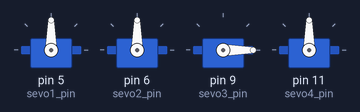
Bench run of a sketch on a simulated Arduino Uno, built with avr-gcc and run on an emulated ATmega328P. On the bench: 4 × servo.

Above: at 0.05 s.
At 5.1 s:
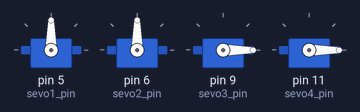
At 5.2 s:
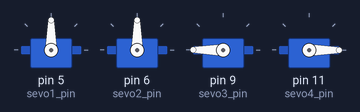
At 10.2 s:
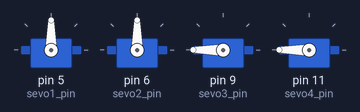
Timing chart, 0 to 13.3 s (numbered marks = the images above):
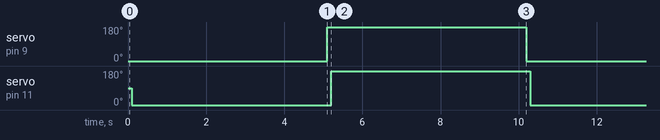

Measured:
- by itself, servo on pin 9 (sevo3_pin), servo on pin 11 (sevo4_pin): alternates 180° for 5.1 s and 0° for 5.1 s

The sketch:

serov_4.ino
```cpp
#include "Servo.h"

/* 每個舵機類別(class)宣告 */
Servo servo1;
Servo servo2;
Servo servo3;
Servo servo4;

/* 各伺服舵機腳位 */
#define sevo1_pin 5
#define sevo2_pin 6
#define sevo3_pin 9
#define sevo4_pin 11

void setup()
{
   servo1.attach(sevo1_pin); //初始化舵機1腳位為D5
   servo2.attach(sevo2_pin); //初始化舵機2腳位為D6
   servo3.attach(sevo3_pin); //初始化舵機3腳位為D9
   servo4.attach(sevo4_pin); //初始化舵機4腳位為D11
}

void loop()
{
   servo3.write(0);
   delay(100);
   servo4.write(0);
   delay(5000);
   servo3.write(180);
   delay(100);
   servo4.write(180);
   delay(5000);
}
```
